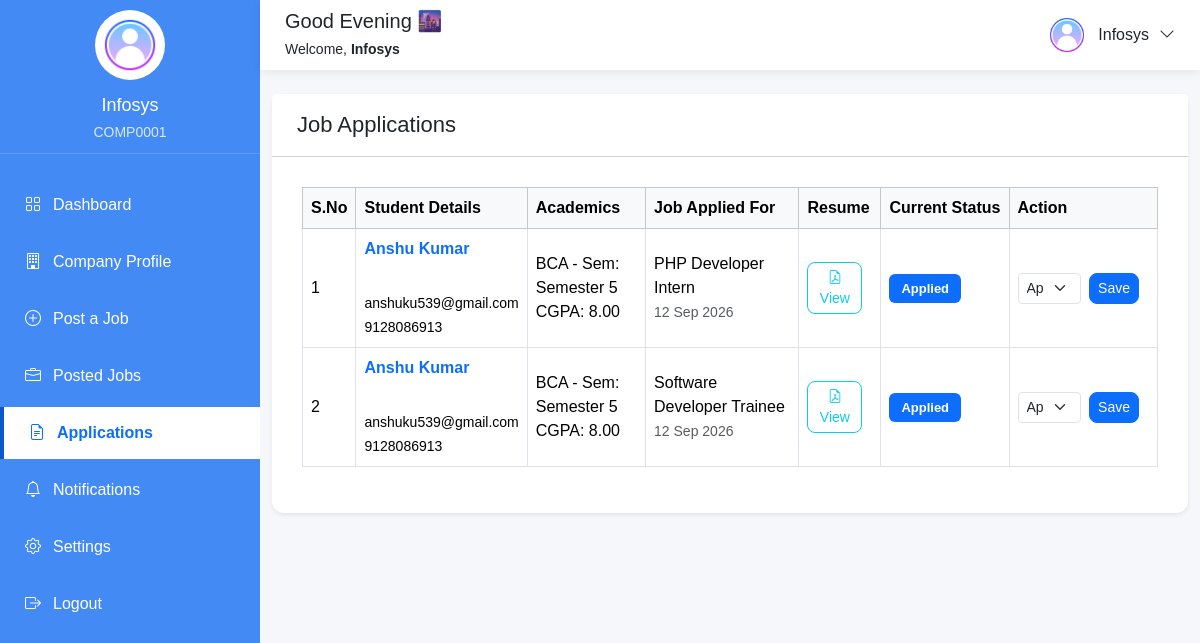
The app's page /company/applications.php (signed in) with its own data.
### tables this page shows
CREATE TABLE `companies` (
  `id` int(11) NOT NULL,
  `company_code` varchar(20) DEFAULT NULL,
  `company_name` varchar(150) NOT NULL,
  `hr_name` varchar(100) DEFAULT NULL,
  `email` varchar(100) DEFAULT NULL,
  `phone` varchar(15) DEFAULT NULL,
  `address` text DEFAULT NULL,
  `website` varchar(255) DEFAULT NULL,
  `logo` varchar(255) DEFAULT NULL,
  `password` varchar(255) NOT NULL,
  `status` enum('Pending','Approved','Rejected') DEFAULT 'Pending',
  `created_at` timestamp NOT NULL DEFAULT current_timestamp()
);

CREATE TABLE `applications` (
  `id` int(11) NOT NULL,
  `job_id` int(11) NOT NULL,
  `student_id` int(11) NOT NULL,
  `status` enum('Applied','Shortlisted','Rejected','Selected') DEFAULT 'Applied',
  `applied_at` timestamp NOT NULL DEFAULT current_timestamp()
);

CREATE TABLE `students` (
  `id` int(11) NOT NULL,
  `registration_id` varchar(20) DEFAULT NULL,
  `roll_no` varchar(30) NOT NULL,
  `name` varchar(100) NOT NULL,
  `email` varchar(100) NOT NULL,
  `phone` varchar(15) DEFAULT NULL,
  `gender` enum('Male','Female','Other') DEFAULT NULL,
  `dob` date DEFAULT NULL,
  `course` varchar(50) DEFAULT NULL,
  `semester` varchar(20) DEFAULT NULL,
  `cgpa` decimal(3,2) DEFAULT NULL,
  `skills` text DEFAULT NULL,
  `resume` varchar(255) DEFAULT NULL,
  `profile_photo` varchar(255) DEFAULT NULL,
  `password` varchar(255) NOT NULL,
  `profile_completed` tinyint(1) DEFAULT 0,
  `created_at` timestamp NOT NULL DEFAULT current_timestamp()
);

CREATE TABLE `jobs` (
  `id` int(11) NOT NULL,
  `company_id` int(11) NOT NULL,
  `title` varchar(150) NOT NULL,
  `location` varchar(100) DEFAULT NULL,
  `package` varchar(50) DEFAULT NULL,
  `vacancies` int(11) DEFAULT NULL,
  `eligibility` text DEFAULT NULL,
  `description` text DEFAULT NULL,
  `last_date` date DEFAULT NULL,
  `status` enum('Open','Closed') DEFAULT 'Open',
  `created_at` timestamp NOT NULL DEFAULT current_timestamp()
);

### company/applications.php (the view, shortened to what this page needs)
<?php
include 'includes/company-header.php';
include 'includes/company-sidebar.php';
?>
<div class="main-content">
    <?php include 'includes/company-topbar.php'; ?>
    <div class="container-fluid py-4">
        <div class="card shadow-sm border-0">
            <div class="card-header bg-white">
                <h4 class="mb-0">Job Applications</h4>
            </div>
            <div class="card-body">
                <div class="table-responsive">
                    <table class="table table-bordered table-hover align-middle">
                        <thead class="table-light">
                            <tr>
                                <th>S.No</th>
                                <th>Student Details</th>
                                <th>Academics</th>
                                <th>Job Applied For</th>
                                <th>Resume</th>
                                <th>Current Status</th>
                                <th>Action</th>
                            </tr>
                        </thead>
                        <tbody>
                            <?php
                            $i = 1;
                            $query = mysqli_query($conn, "
                                SELECT
                                    applications.*,
                                    students.name AS student_name,
                                    students.email,
                                    students.phone,
                                    students.course,
                                    students.semester,
                                    students.cgpa,
                                    students.resume,
                                    jobs.title AS job_title
                                FROM applications
                                INNER JOIN students ON applications.student_id = students.id
                                INNER JOIN jobs ON applications.job_id = jobs.id
                                WHERE jobs.company_id='" . $_SESSION['company_id'] . "'
                                ORDER BY applications.applied_at DESC
                            ");
                            if (mysqli_num_rows($query) > 0) {
                                while ($row = mysqli_fetch_assoc($query)) {
                            ?>
                                    <tr>
                                        <td><?php echo $i++; ?></td>
                                        <td>
                                            <strong><?php echo htmlspecialchars($row['student_name']); ?></strong><br>
                                            <small><?php echo htmlspecialchars($row['email']); ?></small><br>
                                            <small><?php echo htmlspecialchars($row['phone']); ?></small>
                                        </td>
                                        <td>
                                            <?php echo htmlspecialchars($row['course']); ?> - Sem: <?php echo htmlspecialchars($row['semester']); ?><br>
                                            CGPA: <?php echo htmlspecialchars($row['cgpa']); ?>
                                        </td>
                                        <td>
                                            <?php echo htmlspecialchars($row['job_title']); ?><br>
                                            <small class="text-muted"><?php echo date("d M Y", strtotime($row['applied_at'])); ?></small>
                                        </td>
                                        <td>
                                            <?php if (!empty($row['resume'])) { ?>
                                                <a href="../assets/uploads/students/<?php echo $row['resume']; ?>" target="_blank" class="btn btn-sm btn-outline-info">
                                                    <i class="bi bi-file-earmark-pdf"></i> View
                                                </a>
                                            <?php } else { ?>
                                                <span class="text-muted">Not Uploaded</span>
                                            <?php } ?>
                                        </td>
                                        <td>
                                            <?php
                                            if ($row['status'] == "Applied") {
                                                echo '<span class="badge bg-primary">Applied</span>';
                                            } elseif ($row['status'] == "Shortlisted") {
                                                echo '<span class="badge bg-warning text-dark">Shortlisted</span>';
                                            } elseif ($row['status'] == "Selected") {
                                                echo '<span class="badge bg-success">Selected</span>';
                                            } else {
                                                echo '<span class="badge bg-danger">Rejected</span>';
                                            }
                                            ?>
                                        </td>
                                        <td>
                                            <form method="POST" class="d-flex align-items-center">
                                                <select name="status" class="form-select form-select-sm me-2" required>
                                                    <option value="Applied" <?php if ($row['status'] == 'Applied') echo 'selected'; ?>>Applied</option>
                                                </select>
                                                <button type="submit" name="update_status" class="btn btn-sm btn-primary">Save</button>
                                            </form>
                                        </td>
                                    </tr>
                                <?php
                                }
                            }
                            ?>
                        </tbody>
                    </table>
                </div>
            </div>
        </div>
    </div>
</div>
<?php include 'includes/company-footer.php'; ?>

### company/includes/company-sidebar.php (shortened to what this page needs)
<div class="sidebar d-none d-lg-block">
    <div class="sidebar-profile">
        <?php
        $logo = !empty($company['logo'])
            ? "../assets/uploads/companies/" . $company['logo']
            : "../assets/images/default-user.png";
        ?>
        <img src="<?php echo $logo; ?>" alt="Company">
        <h5><?php echo $company['company_name']; ?></h5>
        <p><?php echo $company['company_code']; ?></p>
    </div>
    <?php include 'company-menu.php'; ?>
</div>
            <?php
            $logo = !empty($company['logo'])
                ? "../assets/uploads/companies/" . $company['logo']
                : "../assets/images/default-user.png";
            ?>
        <?php include 'company-menu.php'; ?>

### company/includes/company-topbar.php (shortened to what this page needs)
<div class="topbar">
    <div class="d-flex align-items-center">
        <div>
            <h5 class="mb-1">
                <?php
                $hour = date("H");
                if ($hour >= 5 && $hour < 12) {
                    echo "Good Morning 👋";
                } elseif ($hour >= 12 && $hour < 17) {
                    echo "Good Afternoon ☀️";
                } else {
                    echo "Good Evening 🌆";
                }
                ?>
            </h5>
            <small>
                Welcome, <strong><?php echo $company['company_name']; ?></strong>
            </small>
        </div>
    </div>
    <div class="dropdown">
        <a href="#" class="profile-dropdown" data-bs-toggle="dropdown">
            <img src="<?php echo $logo; ?>">
            <span><?php echo $company['company_name']; ?></span>
            <i class="bi bi-chevron-down"></i>
        </a>
    </div>
</div>

### assets/css/dashboard.css (style rules this page uses)
* { margin: 0; padding: 0; box-sizing: border-box; }
body { background: #f5f7fb; font-family: Arial, Helvetica, sans-serif; }
.main-content { margin-left: 260px; }
.card { border-radius: 12px; }
.card h4 { font-size: 22px; }
.card-header { padding: 18px 25px; }
.card-body { padding: 30px; }
.btn { border-radius: 8px; }
.sidebar { position: fixed; top: 0; left: 0; width: 260px; height: 100vh; background: #438af5; overflow-y: auto; }
.sidebar-profile { text-align: center; padding: 10px 5px; border-bottom: 1px solid rgba(255, 255, 255, .15); }
.sidebar-profile img { width: 70px; height: 70px; border-radius: 50%; object-fit: cover; border: 4px solid rgba(255, 255, 255, .30); margin-bottom: 15px; background: #fff; }
.sidebar-profile h5 { color: #fff; margin-bottom: 5px; font-size: 18px; }
.sidebar-profile p { color: rgba(255, 255, 255, .80); margin: 0; font-size: 14px; }
.topbar { position: sticky; top: 0; z-index: 999; height: 70px; background: #fff; display: flex; justify-content: space-between; align-items: center; padding: 0 25px; box-shadow: 0 2px 10px rgba(0, 0, 0, .08); }
.topbar>div:first-child { display: flex; align-items: center; }
.topbar>div:last-child { margin-left: auto; }
.profile-dropdown { display: flex; align-items: center; gap: 10px; text-decoration: none; color: #212529; cursor: pointer; }
.profile-dropdown::after { display: none !important; }
.profile-dropdown img { width: 42px; height: 42px; border-radius: 50%; object-fit: cover; }
.card h4 { font-size: 22px; margin-bottom: 20px; }
.card .btn { margin-right: 10px; }
.card-body strong { display: block; margin-bottom: 6px; color: #0d6efd; }
.table th { white-space: nowrap; font-weight: 600; }
.table td { vertical-align: middle; }
.badge { padding: 8px 12px; font-size: 13px; }

### records on screen
companies: company_name "Infosys", company_code "COMP0001"
applications: student.name "Anshu Kumar", student.email "anshuku539@gmail.com", student.phone "9128086913", student.course "BCA", student.semester "Semester 5", student.cgpa "8.00", job.title "PHP Developer Intern", applied_at "12 Sep 2026", shows "Applied", status "Applied"
applications: student.name "Anshu Kumar", student.email "anshuku539@gmail.com", student.phone "9128086913", student.course "BCA", student.semester "Semester 5", student.cgpa "8.00", job.title "Software Developer Trainee", applied_at "12 Sep 2026", shows "Applied", status "Applied"
